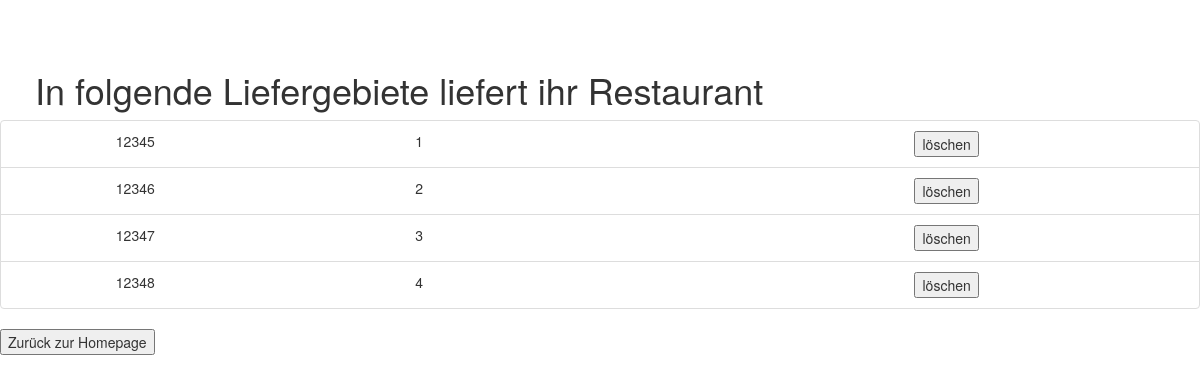
Page /restaurant/postcodes (signed in) on the committed database.
### tables this page shows
CREATE TABLE 'postcodes'('id' INTEGER PRIMARY KEY AUTOINCREMENT,'restaurant_username' TEXT, postcode INTEGER, FOREIGN KEY(restaurant_username) REFERENCES restaurant(username));

### app.py (the view)
@app.route("/restaurant/postcodes", methods =['POST', 'GET'])
def restaurant_postcodes():
    if(not 'restaurant_username' in session):
        return render_template('restaurant_login.html')
    username = session['restaurant_username']
    return render_template("restaurant_postcodes.html" , postcodes= zugreifer.getPostcodesForRestaurant(username))

### zugreifer.py (called while the page is built)
def getPostcodesForRestaurant(restaurant_username):
    con = sqlite3.connect('Database.db')
    cur = con.cursor()
    result = cur.execute("SELECT * FROM postcodes WHERE restaurant_username= '" +restaurant_username + "'");
    postcodes = list()
    for x in result:
        postcodes.append(postcodeitem(x[0], x[1], x[2]))
    cur.close()
    con.close()
    print("Found "+str(len(postcodes)) +" postcode(s) for restaurant with username: "+ restaurant_username)
    return postcodes

### templates/restaurant_postcodes.html (shortened to what this page needs)
<!DOCTYPE html>
<html lang="en">
<head>
    <link rel="stylesheet" href="https://maxcdn.bootstrapcdn.com/bootstrap/3.4.1/css/bootstrap.min.css">
</head>
<body>
    <div class = "row">
        <h1 style="padding-top: 50px; padding-left: 50px;">In folgende Liefergebiete liefert ihr Restaurant</h1>
    </div>
    <ul class="list-group">
        {% for postcodeitem in postcodes %}
            <li class="list-group-item" style="list-style-type: none;">
                <div class="row">
                    <div class="col-sm-1"></div>
                    <div class="col-sm-3">
                        {{ postcodeitem.postcode }}
                    </div>
                    <div class="col-sm-2">
                        {{ postcodeitem.postcodeId }}
                    </div>
                    <div class="col-sm-3">
                    </div>
                    <div class="col-sm-3">
                        <form action="{{ url_for('delete_Postcode',postcodeId =postcodeitem.postcodeId) }}" method=post >
                            <button type="submit">löschen</button>
                          </form>
                    </div>
            </li>
        {% endfor %}
    </ul>
    <div>
        <div class="row-sm-20">
            <form action="/restaurant" method="get">
                <button type="submit">Zurück zur Homepage</button>
            </form>
        </div>
    </div>
</body>
</html>

### rows in the picture
postcodes: postcode "12345", postcodeId "1"
postcodes: postcode "12346", postcodeId "2"
postcodes: postcode "12347", postcodeId "3"
postcodes: postcode "12348", postcodeId "4"
